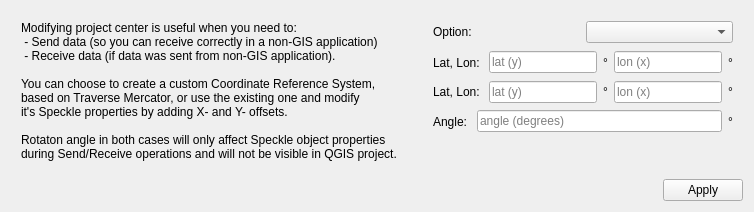
<?xml version="1.0" encoding="UTF-8"?>
<ui version="4.0">
 <class>CreateStreamDialog</class>
 <widget class="QWidget" name="CustomCRSDialog">
  <layout class="QGridLayout" name="gridLayout_2">
   <item row="0" column="0">
    <layout class="QVBoxLayout" name="verticalLayout">
     <item>
      <layout class="QFormLayout" name="search_form">
        <property name="leftMargin">
         <number>10</number>
        </property>
        <property name="topMargin">
         <number>10</number>
        </property>
        <property name="rightMargin">
         <number>10</number>
        </property>
        <property name="bottomMargin">
         <number>10</number>
        </property>

        <item row="0" column="0">
        <layout class="QVBoxLayout" name="verticalLayout">
          <property name="rightMargin">
          <number>30</number>
          </property>
          <item row = "0">
          <widget class="QLabel" name="generalDescription">
            <property name="text">
            <string>Modifying project center is useful when you need to: 
 - Send data (so you can receive correctly in a non-GIS application)
 - Receive data (if data was sent from non-GIS application).

You can choose to create a custom Coordinate Reference System, 
based on Traverse Mercator, or use the existing one and modify 
it's Speckle properties by adding X- and Y- offsets. 

Rotaton angle in both cases will only affect Speckle object properties
during Send/Receive operations and will not be visible in QGIS project.</string>
            </property>
          </widget>
          </item>
            <item row = "1">
              <spacer name="horizontalSpacer">
                <property name="orientation">
                <enum>Qt::Horizontal</enum>
                </property>
                <property name="sizeType">
                <enum>QSizePolicy::Fixed</enum>
                </property>
              </spacer>
            </item>
            </layout>
        </item>

        
        <item row="0" column="1">
        <layout class="QVBoxLayout" name="verticalLayout">
            
            <item row="2" >
              <layout class="QHBoxLayout" name="horizontalLayout">
                <item>
                  <widget class="QLabel" name="label">
                    <property name="text">
                    <string>Option: </string>
                    </property>
                  </widget>
                </item>
                <item>
                  <widget class="QComboBox" name="modeDropdown">
                  </widget>
                </item>
              </layout>
            </item>

            <item row="4" >
              <spacer name="horizontalSpacer">
                <property name="orientation">
                <enum>Qt::Horizontal</enum>
                </property>
                <property name="sizeType">
                <enum>QSizePolicy::Expanding</enum>
                </property>
              </spacer>
            </item>

            <item row="8">
              <spacer name="horizontalSpacer">
                <property name="orientation">
                <enum>Qt::Horizontal</enum>
                </property>
                <property name="sizeType">
                <enum>QSizePolicy::Expanding</enum>
                </property>
              </spacer>
            </item>

            <item row="10" >
              <layout class="QHBoxLayout" name="horizontalLayout">
                <item>
                  <widget class="QLabel" name="label_survey">
                    <property name="text">
                    <string>Lat, Lon: </string>
                    </property>
                  </widget>
                </item>
                <item>
                  <widget class="QLineEdit" name="surveyPointLat">
                    <property name="placeholderText">
                    <string>lat (y)</string>
                    </property>
                  </widget>
                </item>

                <item>
                  <widget class="QLabel" name="degreeSignY">
                    <property name="text">
                    <string>°</string>
                    </property>
                  </widget>
                </item>

                <item>
                  <widget class="QLineEdit" name="surveyPointLon">
                    <property name="placeholderText">
                    <string>lon (x)</string>
                    </property>
                  </widget>
                </item>

                <item>
                  <widget class="QLabel" name="degreeSignX">
                    <property name="text">
                    <string>°</string>
                    </property>
                  </widget>
                </item>
                

              </layout>
            </item>

            <item row="12" >
              <layout class="QHBoxLayout" name="horizontalLayout">
                <item>
                  <widget class="QLabel" name="label_offsets">
                    <property name="text">
                    <string>Lat, Lon: </string>
                    </property>
                  </widget>
                </item>
                <item>
                  <widget class="QLineEdit" name="offsetY">
                    <property name="placeholderText">
                    <string>lat (y)</string>
                    </property>
                  </widget>
                </item>
                <item>
                  <widget class="QLabel" name="offsetYDegreeSign">
                    <property name="text">
                    <string>°</string>
                    </property>
                  </widget>
                </item>

                <item>
                  <widget class="QLineEdit" name="offsetX">
                    <property name="placeholderText">
                    <string>lon (x)</string>
                    </property>
                  </widget>
                </item>
                <item>
                  <widget class="QLabel" name="offsetXDegreeSign">
                    <property name="text">
                    <string>°</string>
                    </property>
                  </widget>
                </item>
                
              </layout>
            </item>

            
            <item row="14" >
              <layout class="QHBoxLayout" name="horizontalLayout">
                <item>
                  <widget class="QLabel" name="label_angle">
                    <property name="text">
                    <string>Angle: </string>
                    </property>
                  </widget>
                </item>
                <item>
                  <widget class="QLineEdit" name="rotation">
                    <property name="placeholderText">
                    <string>angle (degrees)</string>
                    </property>
                  </widget>
                </item>

                <item>
                  <widget class="QLabel" name="rotationDegreeSign">
                    <property name="text">
                    <string>°</string>
                    </property>
                  </widget>
                </item>
                
              </layout>
            </item>


            <item row="20" >
              <widget class="QLabel" name="description">
                <property name="text">
                <string> </string>
                </property>
              </widget>
            </item>
            
        </layout>
        </item>


      </layout>
     </item>


    </layout>
   </item>

   
      
    <item row="1" column="0">
      <spacer name="horizontalSpacer">
        <property name="orientation">
        <enum>Qt::Horizontal</enum>
        </property>
        <property name="sizeType">
        <enum>QSizePolicy::Expanding</enum>
        </property>
      </spacer>
    </item>

    <item row="2" column="0">
      <widget class="QDialogButtonBox" name="dialog_button_box">
      <property name="standardButtons">
        <set>QDialogButtonBox::Apply</set>
      </property>
      </widget>
    </item>


   </layout>
  </widget>

 
 <resources/>
 <connections/>
</ui>
